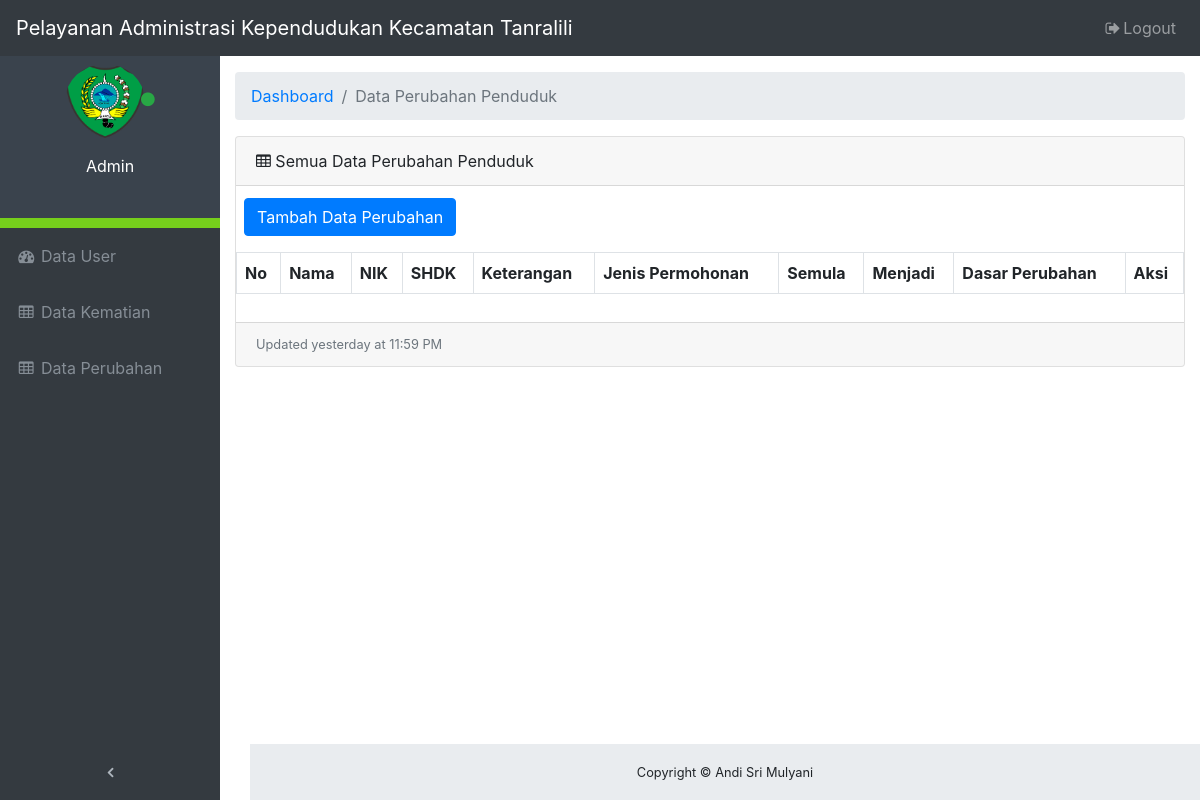
The page /perubahan_data/perubahan.php on the database as committed earlier.
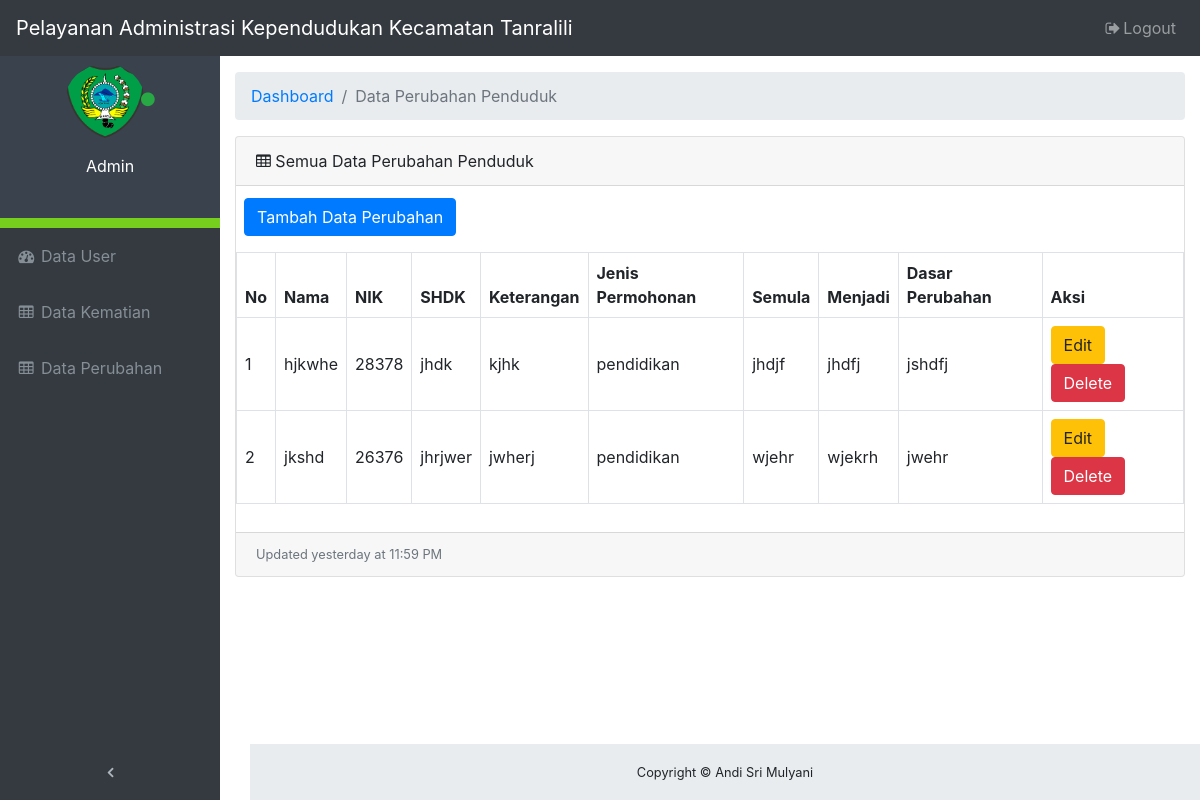
The same page on the database as committed later.
### tables this page shows
CREATE TABLE `perubahan_data_penduduk` (
  `id` int(11) NOT NULL,
  `nama` varchar(100) NOT NULL,
  `nik` varchar(16) NOT NULL,
  `shdk` varchar(16) NOT NULL,
  `keterangan` text NOT NULL,
  `jenis_permohonan` longtext NOT NULL,
  `semula` longtext NOT NULL,
  `menjadi` varchar(255) NOT NULL,
  `dasar_perubahan` varchar(255) NOT NULL,
  `unggah_ttd_digital` varchar(255) DEFAULT NULL
);

### perubahan_data/perubahan.php (the view, shortened to what the changed rows need)
<?php
require_once("../database.php");
?>
<!DOCTYPE html>
<html lang="en">
<head>
    <link href="../vendor/bootstrap/css/bootstrap.css" rel="stylesheet">
    <link href="../vendor/font-awesome/css/font-awesome.min.css" rel="stylesheet" type="text/css">
    <link href="../vendor/datatables/dataTables.bootstrap4.css" rel="stylesheet">
    <link href="../css/admin.css" rel="stylesheet">
</head>
<body class="fixed-nav sticky-footer" id="page-top">
    <div class="content-wrapper">
        <div class="container-fluid">
            <div class="card mb-3">
                <div class="card-body">
                    <div class="table-responsive">
                        <table class="table table-bordered" id="dataTable" width="100%" cellspacing="0">
                            <thead>
                                <tr>
                                    <th>No</th>
                                    <th>Nama</th>
                                    <th>NIK</th>
                                    <th>SHDK</th>
                                    <th>Keterangan</th>
                                    <th>Jenis Permohonan</th>
                                    <th>Semula</th>
                                    <th>Menjadi</th>
                                    <th>Dasar Perubahan</th>
                                    <th>Aksi</th>
                                </tr>
                            </thead>
                            <tbody>
                                <?php
                                $statement = $koneksi->query("SELECT * FROM perubahan_data_penduduk ORDER BY id DESC");
                                $no = 1;
                                foreach ($statement as $key) {
                                ?>
                                    <tr>
                                        <td><?php echo $no++ ?></td>
                                        <td><?php echo $key['nama']; ?></td>
                                        <td><?php echo $key['nik']; ?></td>
                                        <td><?php echo $key['shdk']; ?></td>
                                        <td><?php echo $key['keterangan']; ?></td>
                                        <td><?php echo $key['jenis_permohonan']; ?></td>
                                        <td><?php echo $key['semula']; ?></td>
                                        <td><?php echo $key['menjadi']; ?></td>
                                        <td><?php echo $key['dasar_perubahan']; ?></td>
                                        <td>
                                            <a class="btn btn-warning" href="edit.php?edit&id=<?= $key['id'] ?>">Edit</a>
                                            <a class="btn btn-danger" href="?action=delete&id=<?= $key['id'] ?>" onclick="return confirm('Are you sure you want to delete this item?')">Delete</a>
                                        </td>
                                    </tr>
                                <?php
                                }
                                ?>
                            </tbody>
                        </table>
                    </div>
                </div>
            </div>
        </div>
    </div>
</body>
</html>

Rows that differ between the two databases and show on the page:
added perubahan_data_penduduk: nama "hjkwhe", nik "28378", shdk "jhdk", keterangan "kjhk", jenis_permohonan "pendidikan", semula "jhdjf", menjadi "jhdfj", dasar_perubahan "jshdfj"
added perubahan_data_penduduk: nama "jkshd", nik "26376", shdk "jhrjwer", keterangan "jwherj", jenis_permohonan "pendidikan", semula "wjehr", menjadi "wjekrh", dasar_perubahan "jwehr"
